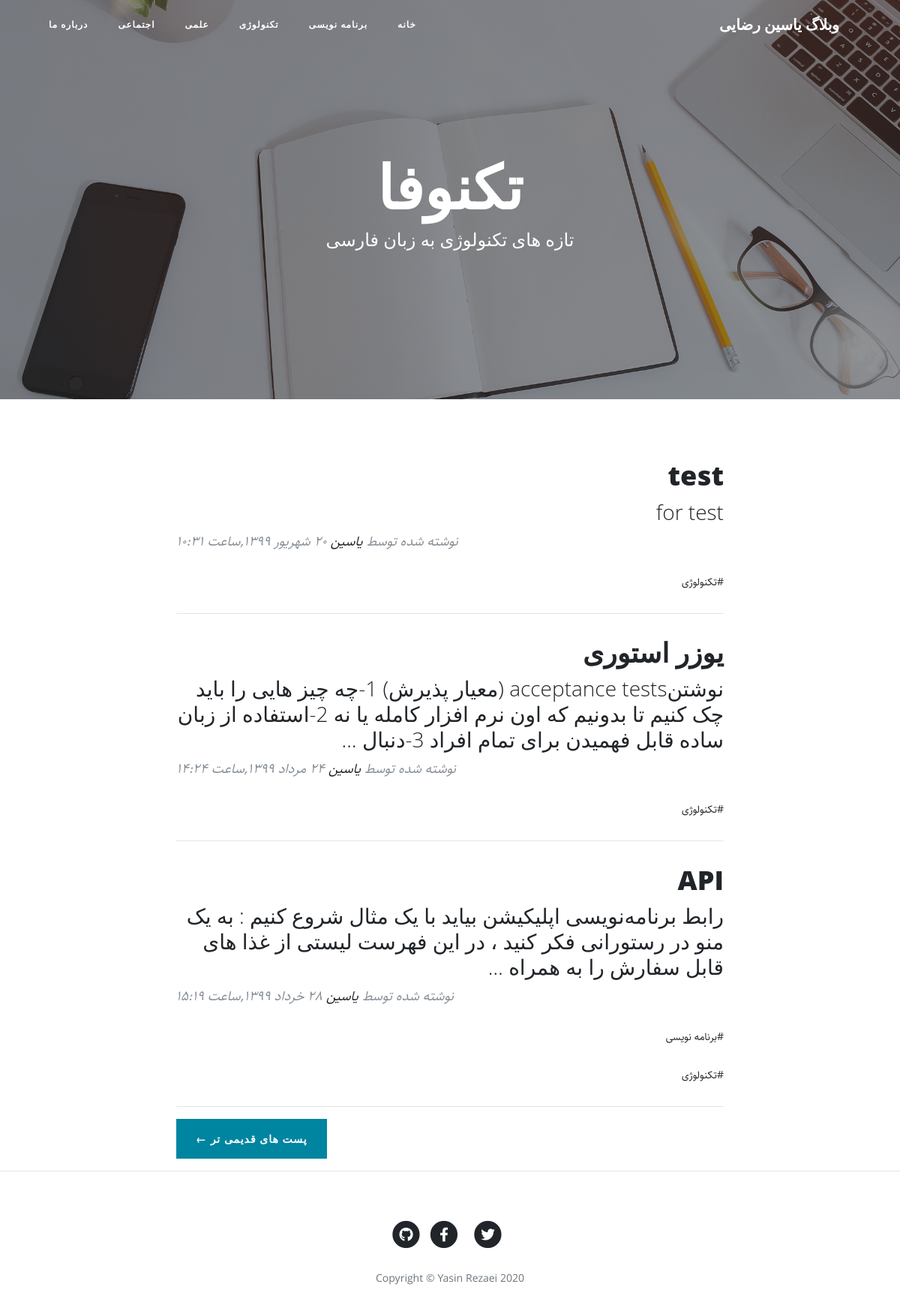
Screenshot of /category/tech with the database file from the repository.
### blog/models.py (models this page shows, shortened)
class Category(models.Model):
    title=models.CharField(max_length=100,verbose_name="عنوان دسته بندی")
    slug=models.SlugField(max_length=100,unique=True,verbose_name="آدرس دسته بندی")
    status=models.BooleanField(default=True,verbose_name="آیا نمایش داده شود؟")
    position=models.IntegerField(verbose_name="پوزیشن")
    class Meta:
        verbose_name="دسته بندی"
        verbose_name_plural="دسته بندی ها"
        ordering=['position']

class Article(models.Model):
    STATUS_CHOICES=(
        ('d','پیش نویس'),
        ('p','منتشر شده'),
    )
    title=models.CharField(max_length=100,verbose_name="عنوان مقاله")
    slug=models.SlugField(max_length=100,unique=True,verbose_name="آدرس مقاله")
    writer=models.ManyToManyField(Writer,verbose_name="نویسنده")
    category=models.ManyToManyField(Category,verbose_name="دسته بندی",related_name="articles")
    description=models.TextField(verbose_name="محتوا")
    thumbnail=models.ImageField(upload_to="images",verbose_name="تصویر")
    publish=models.DateTimeField(default=timezone.now,verbose_name="زمان انتشار")
    created=models.DateTimeField(auto_now_add=True)
    updated=models.DateTimeField(auto_now=True)
    status=models.CharField(max_length=1,choices=STATUS_CHOICES,verbose_name="وضعیت")
    class Meta:
        verbose_name="مقاله"
        verbose_name_plural="مقالات"
        ordering=['-publish']
    def jpublish(self):
        return jalali_converter(self.publish)
    jpublish.short_description="زمان انتشار"
    def category_published(self):
        return self.category.filter(status=True)

### blog/views.py (the view)
# urls.py: path('category/<slug:slug>',category,name="category"),
def category(request,slug):
    context={
        "category":get_object_or_404(Category,slug=slug,status=True)
        }
    return render(request,"blog/category.html",context)

### blog/templatetags/base_tags.py (called while the page is built)
@register.simple_tag
def title():
    return "وبلاگ یاسین رضایی"

@register.inclusion_tag("blog/partials/category_navbar.html")
def category_navbar():
    return {
        "category":Category.objects.filter(status=True)
    }

### extensions/jalali.py (called while the page is built)
    def persian_tuple(self):
        return self.persian_year, self.persian_month, self.persian_day

### extensions/utils.py (called while the page is built)
def persian_numbers_converter(Str):
    numbers={
        "0":"۰",
        "1":"۱",
        "2":"۲",
        "3":"۳",
        "4":"۴",
        "5":"۵",
        "6":"۶",
        "7":"۷",
        "8":"۸",
        "9":"۹"
    }
    for e,p in numbers.items():
        Str=Str.replace(e,p)
    return Str

def jalali_converter(time):
    jmonth=[
        "فروردین"
        ,"اردیبهشت"
        ,"خرداد"
        ,"تیر"
        ,"مرداد"
        ,"شهریور"
        ,"مهر"
        ,"آبان"
        ,"آذر"
        ,"دی"
        ,"بهمن"
        ,"اسفند"
    ]
    time=timezone.localtime(time)
    time_to_str="{},{},{}".format(time.year,time.month,time.day)
    time_to_tuple=jalali.Gregorian(time_to_str).persian_tuple()
    time_to_list=list(time_to_tuple)
    for index,month in enumerate(jmonth):
        if time_to_list[1]==index+1:
            time_to_list[1]=month
            break
    output="{} {} {},ساعت {}:{}".format(
        time_to_list[2],
        time_to_list[1],
        time_to_list[0],
        time.hour,
        time.minute,
    )
    return persian_numbers_converter(output)

### blog/templates/blog/category.html
{%extends 'blog/base.html'%}
{%load static%}
{%block main%}
  <header class="masthead" style="background-image: url('{%static 'blog/img/home-bg.jpg' %}')">
    <div class="overlay"></div>
    <div class="container">
      <div class="row">
        <div class="col-lg-8 col-md-10 mx-auto">
          <div class="site-heading">
            <h1>تکنوفا</h1>
            <span class="subheading">تازه های تکنولوژی به زبان فارسی</span>
          </div>
        </div>
      </div>
    </div>
  </header>
  <div class="container">
    <div class="row">
      <div class="col-lg-8 col-md-10 mx-auto">
      {%for article in category.articles.all%}
        <div class="post-preview">
          <a href="{%url 'blog:detail' article.slug%}">
            <h2 class="post-title">
              {{article.title}}
            </h2>
            <h3 class="post-subtitle">
              {{article.description|truncatewords:30}}
            </h3>
          </a>
          <p class="post-meta">نوشته شده توسط
            <a href="#">یاسین</a>
            {{article.jpublish}}</p>
            <div>
              {%for cat in article.category_published.all%}
                    <p>#{{cat.title}}</p>
              {%endfor%}
            </div>
        </div>
        <hr>
      {%endfor%}
        <div class="clearfix pagger-botton">
          <a class="btn btn-primary float-right" href="#">پست های قدیمی تر &larr;</a>
        </div>
      </div>
    </div>
  </div>
  <hr>
{%endblock%}

### blog/templates/blog/partials/category_navbar.html
<div class="collapse navbar-collapse" id="navbarResponsive">
    <ul class="navbar-nav ml-auto">
      <li class="nav-item">
        <a class="nav-link" href="{%url 'blog:home'%}">خانه</a>
      </li>
      {%for cat in category %}
        <li class="nav-item">
          <a class="nav-link" href="{%url 'blog:category' cat.slug %}">{{cat.title}}</a>
        </li>
      {%endfor%}
      <li class="nav-item">
        <a class="nav-link" href="{%url 'blog:about'%}">درباره ما</a>
      </li>
    </ul>
  </div>

### blog/static/blog/css/rtl.css (style rules this page uses)
body { direction: rtl; text-align: right; font-family: "Sahel"; font-size: 14px; }
.navbar-nav { margin-left: initial !important; margin-right: auto; }
.post-meta { text-align: left; }
.pagger-botton { float: left !important; }

### rows the page displays
Category: title "برنامه نویسی"
Category: title "تکنولوژی"
Category: title "علمی"
Category: title "اجتماعی"
Article: title "test", description "for test", jpublish "۲۰ شهریور ۱۳۹۹,ساعت ۱۰:۳۱"
Article: title "یوزر استوری", description "نوشتنacceptance tests (معیار پذیرش) 1-چه چیز هایی را باید چک کنیم تا بدونیم که اون نرم افزار کامله یا نه 2-استفاده از زبان ساده قابل فهمیدن برای تمام افراد 3-دنبال …", jpublish "۲۴ مرداد ۱۳۹۹,ساعت ۱۴:۲۴"
Article: title "API", description "رابط برنامه‌نویسی اپلیکیشن بیاید با یک مثال شروع کنیم : به یک منو در رستورانی فکر کنید ، در این فهرست لیستی از غذا های قابل سفارش را به همراه …", jpublish "۲۸ خرداد ۱۳۹۹,ساعت ۱۵:۱۹"
